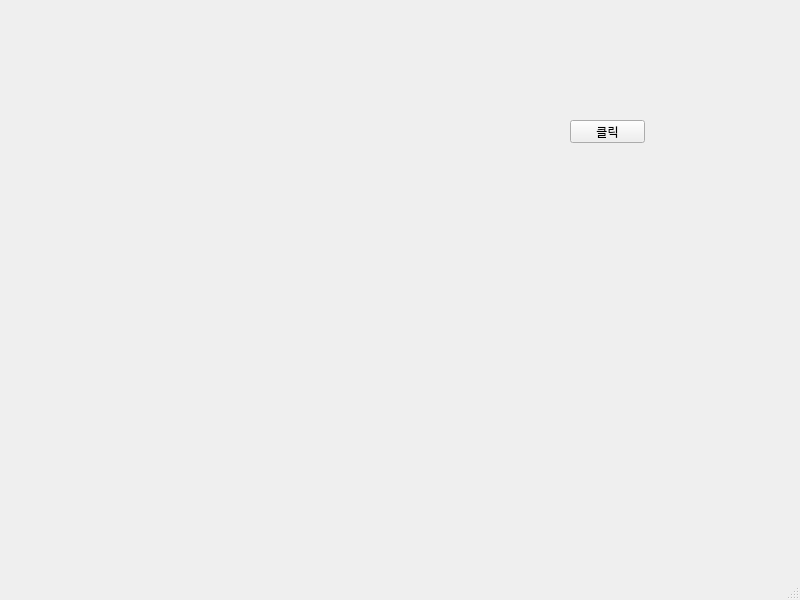
<?xml version="1.0" encoding="UTF-8"?>
<ui version="4.0">
 <class>MainWindow</class>
 <widget class="QMainWindow" name="MainWindow">
  <property name="geometry">
   <rect>
    <x>0</x>
    <y>0</y>
    <width>800</width>
    <height>600</height>
   </rect>
  </property>
  <property name="windowTitle">
   <string>MainWindow</string>
  </property>
  <widget class="QWidget" name="centralwidget">
   <widget class="QPushButton" name="pushButton">
    <property name="geometry">
     <rect>
      <x>570</x>
      <y>120</y>
      <width>75</width>
      <height>23</height>
     </rect>
    </property>
    <property name="text">
     <string>클릭</string>
    </property>
   </widget>
   <widget class="QLabel" name="label">
    <property name="geometry">
     <rect>
      <x>80</x>
      <y>130</y>
      <width>161</width>
      <height>16</height>
     </rect>
    </property>
    <property name="text">
     <string/>
    </property>
   </widget>
  </widget>
  <widget class="QMenuBar" name="menubar">
   <property name="geometry">
    <rect>
     <x>0</x>
     <y>0</y>
     <width>800</width>
     <height>21</height>
    </rect>
   </property>
  </widget>
  <widget class="QStatusBar" name="statusbar"/>
 </widget>
 <resources/>
 <connections/>
</ui>
